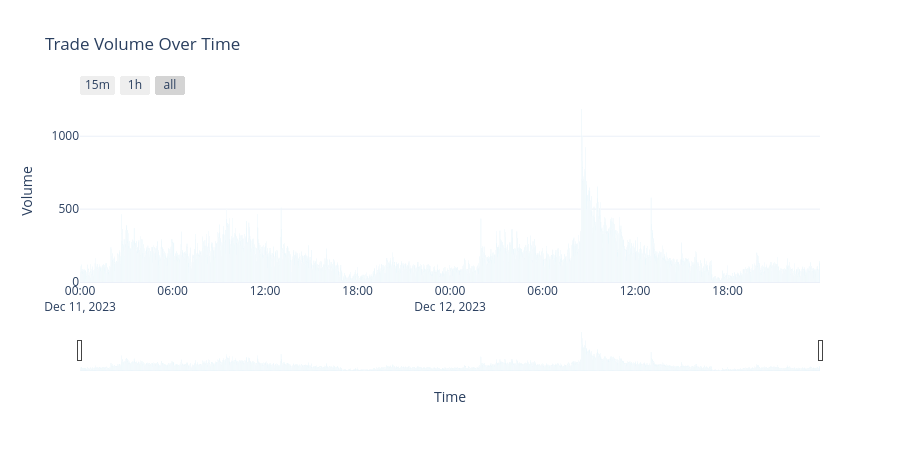

The notebook cell this image was saved under:
### Code cell
import plotly.graph_objects as go

fig = go.Figure()

fig.add_trace(
    go.Bar(
        x=df['datetime'],
        y=df['value'],
        marker_color='skyblue',
        name='Trade Volume',
        hovertemplate='Time: %{x}<br>Volume: %{y}<extra></extra>',
    )
)

fig.update_layout(
    title='Trade Volume Over Time',
    xaxis_title='Time',
    yaxis_title='Volume',
    template='plotly_white',
    bargap=0.1,
    xaxis=dict(
        rangeselector=dict(
            buttons=list([
                dict(count=15, label="15m", step="minute", stepmode="backward"),
                dict(count=1, label="1h", step="hour", stepmode="backward"),
                dict(step="all")
            ])
        ),
        rangeslider=dict(visible=True),
        type="date"
    ),
    height=450
)

fig.show()

### Figure 1 — Plotly figure (JSON) as saved in the notebook; plotly's stock layout.template omitted (floating-point values rounded to 4 significant figures; data arrays with more than 128 entries replaced by an {"elided": "..."} marker saying what was removed)
{"data": [{"hovertemplate": "Time: %{x}<br>Volume: %{y}<extra></extra>", "marker": {"color": "skyblue"}, "name": "Trade Volume", "type": "bar", "x": {"elided": "2880 str values"}, "y": {"elided": "2880 int values"}}], "layout": {"bargap": 0.1, "height": 450, "title": {"text": "Trade Volume Over Time"}, "xaxis": {"rangeselector": {"buttons": [{"count": 15, "label": "15m", "step": "minute", "stepmode": "backward"}, {"count": 1, "label": "1h", "step": "hour", "stepmode": "backward"}, {"step": "all"}]}, "rangeslider": {"visible": true}, "title": {"text": "Time"}, "type": "date"}, "yaxis": {"title": {"text": "Volume"}}}}
